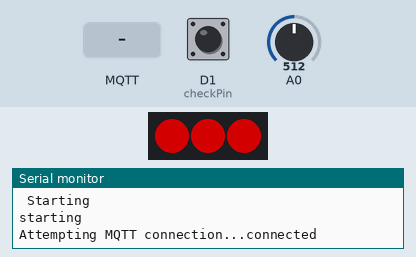
Recording of a sketch running on a simulated ESP8266 (NodeMCU). Shown: 3 RGB LEDs in strip order, left to right, the last lines printed to the serial monitor. The test bench sets the inputs (shaded band); at power-on: A0 = 512, D1 (checkPin) HIGH. Dim RGB values are drawn brighter than linear; WiFi joins after 1.5 s; servers stay silent unless stated; no MQTT or app messages arrive unless stated.

Above: at 5.7 s.
5.8 s: MQTT message "5" arrives on the first subscribed topic
At 7.0 s:
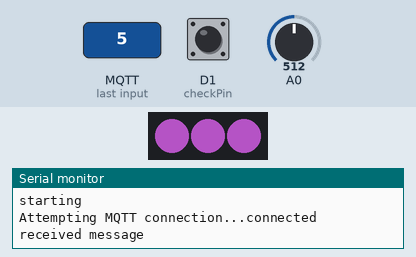
7.3 s: A0 set to 4
At 8.3 s:
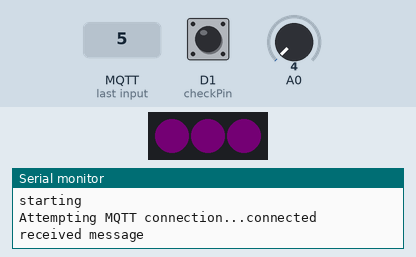
8.8 s: A0 set to 1
At 9.4 s:
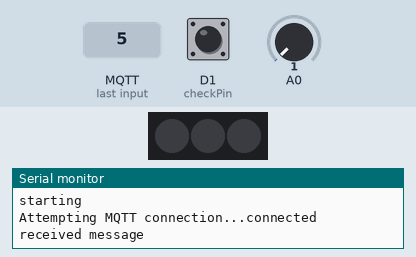
10.3 s: D1 (checkPin) pulled LOW for 0.15 s
11.9 s: MQTT message "currColor" arrives on the second subscribed topic
13.6 s: A0 set to 60
At 14.2 s:
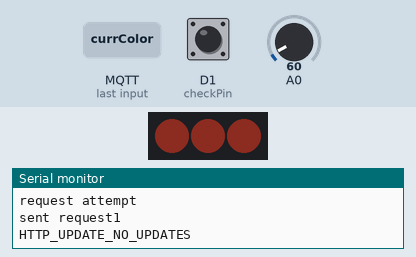
Timing chart, 0 to 16.1 s (numbered marks = the images above; inputs shaded):
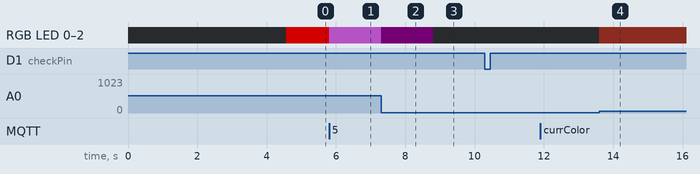

Measured:
- the behaviour switches between 3 and 2 on A0 (found by bisection; images 2 and 3)
- after the input at 5.8 s, RGB LED 0–2: RGB(125, 0, 0) → RGB(87, 40, 95) at once
- after the input at 7.3 s, RGB LED 0–2: RGB(87, 40, 95) → RGB(1, 0, 1) at once
- after the input at 8.8 s, RGB LED 0–2: RGB(1, 0, 1) → off at once
- after the input at 13.6 s, RGB LED 0–2: off → RGB(13, 4, 3) at once

The sketch:

cutieLight.ino
```cpp
#include <Adafruit_NeoPixel.h>
#include <PubSubClient.h>
#include <ESP8266httpUpdate.h>
#include <WiFiManager.h>
#include <ESP8266WiFi.h>

#define checkPin D1
#define ledPin D6
#define numLeds 3
#define versionNum 1

char stringUpdate[50];
char unique_ID[50];

int currColor = 0;
unsigned long currTime;
unsigned long lightTime = 0;
int frame = 0;
float MaximumBrightness = 50;
int SpeedFactor = 100; // I don't actually know what would look good
int colors[][3] = {{250,0,0}
                  ,{255,35,0}
                  ,{255,98,0}
                  ,{35,173,0}
                  ,{0,173,173}
                  ,{174,81,189}
                  ,{222,68,51}
                  ,{0,0,102}
                  ,{0,0,0}
                  ,{255,255,255}
                  };
int bewoowColors[][3] = {
             {255,98,0}
            ,{0,173,173}
            ,{174,81,189}
            };

int buttonState;
int lastButtonState = HIGH;

bool messageBack = false;

unsigned long lastDebounceTime = 0;
unsigned long debounceDelay = 50;
unsigned long messageStart = 0;

WiFiManager wm; // global wm instance

WiFiClient espClient;
PubSubClient client(espClient);

const char* mqtt_server = "goodTimes.mywire.org";

Adafruit_NeoPixel strip = Adafruit_NeoPixel(numLeds, ledPin, NEO_GRB + NEO_KHZ400);


void update_started() {
  Serial.println("CALLBACK:  HTTP update process started");
}

void update_finished() {
  Serial.println("CALLBACK:  HTTP update process finished");
}

void update_progress(int cur, int total) {
  Serial.printf("CALLBACK:  HTTP update process at %d of %d bytes...\n", cur, total);
}

void update_error(int err) {
  Serial.printf("CALLBACK:  HTTP update fatal error code %d\n", err);
}

bool updateFirware(){
    t_httpUpdate_return ret;
    sprintf(stringUpdate,"http://goodtimes.mywire.org:5000/cutieLamp/?version=%d",versionNum);
    ret=ESPhttpUpdate.update(espClient,stringUpdate);     // **************** This is the line that "does the business"
    switch (ret) {
      case HTTP_UPDATE_FAILED:
        Serial.printf("HTTP_UPDATE_FAILD Error (%d): %s\n", ESPhttpUpdate.getLastError(), ESPhttpUpdate.getLastErrorString().c_str());
        break;

      case HTTP_UPDATE_NO_UPDATES:
        Serial.println("HTTP_UPDATE_NO_UPDATES");
        break;

      case HTTP_UPDATE_OK:
        Serial.println("HTTP_UPDATE_OK");
        break;
    }
}

void callback(char* topic, byte* payload, unsigned int length) {
  if(strcmp(topic,"currColor") == 0){
    char* payloadString = (char*)payload;
    payloadString[length] = '\0';
    Serial.println("received message");
    if(atoi(payloadString) >= 0){
      currColor = atoi(payloadString);
      if(!client.connected()){
        reconnect();
      }
      char col[10];
      sprintf(col,"%d",-1);
      boolean rc = client.publish("currColor", col);
    }
    if(atoi(payloadString) == -2){
      messageBack = false;
    }

  }
  if(strcmp(topic,"update") == 0){
    updateFirware();
  }
}

void reconnect() {
  // Loop until we're reconnected
  while (!client.connected()) {
    Serial.print("Attempting MQTT connection...");
    // Attempt to connect
    if (client.connect(unique_ID,"agoodman","Dinomug96")) {
      Serial.println("connected");
      // ... and subscribe to topic
      client.subscribe("currColor");
      client.subscribe("update");
    } else {
      Serial.print("failed, rc=");
      Serial.print(client.state());
      Serial.println(" try again in 5 seconds");
      // Wait 5 seconds before retrying
      delay(5000);
    }
  }
}

void sendMQTTRequest(){
  Serial.println("request attempt");
  if(!client.connected()){
    reconnect();
  }
  char col[10];
  sprintf(col,"%d",currColor);
  boolean rc = client.publish("currColor", col);
  //sprintf(text,"%d",millis());
  Serial.println("sent request1");
  messageBack = true;
  messageStart = millis();
}

void setup() {
  WiFi.mode(WIFI_STA); // explicitly set mode, esp defaults to STA+AP
  Serial.begin(115200);
  Serial.setDebugOutput(true);
  delay(3000);
  Serial.println("\n Starting");
  std::vector<const char *> menu = {"wifi"};
  wm.setMenu(menu);
  wm.setClass("invert");
  bool res = wm.autoConnect("AutoConnectAP","password");
  if(!res) {
    Serial.println("Failed to connect or hit timeout");
    ESP.restart();
  }
  sprintf(unique_ID,"%s",WiFi.macAddress().c_str());
  ESPhttpUpdate.onStart(update_started);
  ESPhttpUpdate.onEnd(update_finished);
  ESPhttpUpdate.onProgress(update_progress);
  ESPhttpUpdate.onError(update_error);
  //updateFirware();
  // put your setup code here, to run once:
  pinMode(checkPin, INPUT_PULLUP);
  strip.begin();
  strip.setBrightness(85);  // Lower brightness and save eyeballs!
  strip.show(); // Initialize all pixels to 'off'
  client.setServer(mqtt_server, 1883);
  client.setCallback(callback);
  Serial.println("starting");
}

void loop() {
  delay(5);
  client.loop();
  if(!client.connected()){
    reconnect();
  }
   // read the state of the switch into a local variable:
  int reading = digitalRead(checkPin);

  // check to see if you just pressed the button
  // (i.e. the input went from LOW to HIGH), and you've waited long enough
  // since the last press to ignore any noise:

  // If the switch changed, due to noise or pressing:
  if (reading != lastButtonState) {
    // reset the debouncing timer
    lastDebounceTime = millis();
  }

  if ((millis() - lastDebounceTime) > debounceDelay) {
    // whatever the reading is at, it's been there for longer than the debounce
    // delay, so take it as the actual current state:

    // if the button state has changed:
    if (reading != buttonState) {
      buttonState = reading;

      // only toggle the LED if the new button state is HIGH
      if (buttonState == LOW) {
        currColor = (currColor+1)%(sizeof(colors) / sizeof(colors[0]));
        sendMQTTRequest();
      }
    }
  }
  currTime = millis();
   if(currTime%1 == 0){
    strip.setBrightness(map(analogRead(A0),0,1023,0,255));
  }
  if(currColor == (sizeof(colors) / sizeof(colors[0])-1)){
      if(currTime - lightTime > 200){
        frame += 1;
        lightTime = millis();
      }
      for (int ledNumber=0; ledNumber<numLeds; ledNumber++) {
        int ledNum = (ledNumber+frame)%(sizeof(bewoowColors) / sizeof(bewoowColors[0]));
        strip.setPixelColor(ledNumber, bewoowColors[ledNum][0], bewoowColors[ledNum][1], bewoowColors[ledNum][2]);
      }
  }else{
      // read the analog in value
      // print the readings in the Serial Monitor

    for (int ledNumber=0; ledNumber<numLeds; ledNumber++) {
        strip.setPixelColor(ledNumber, colors[currColor][0], colors[currColor][1], colors[currColor][2]);
    }
  }
  strip.show();
  //Wait a bit before continuing to breathe
  // save the reading. Next time through the loop, it'll be the lastButtonState:
  lastButtonState = reading;
  if(messageBack && (millis() - messageStart > 5000)){
    sendMQTTRequest();
  }
}
```
